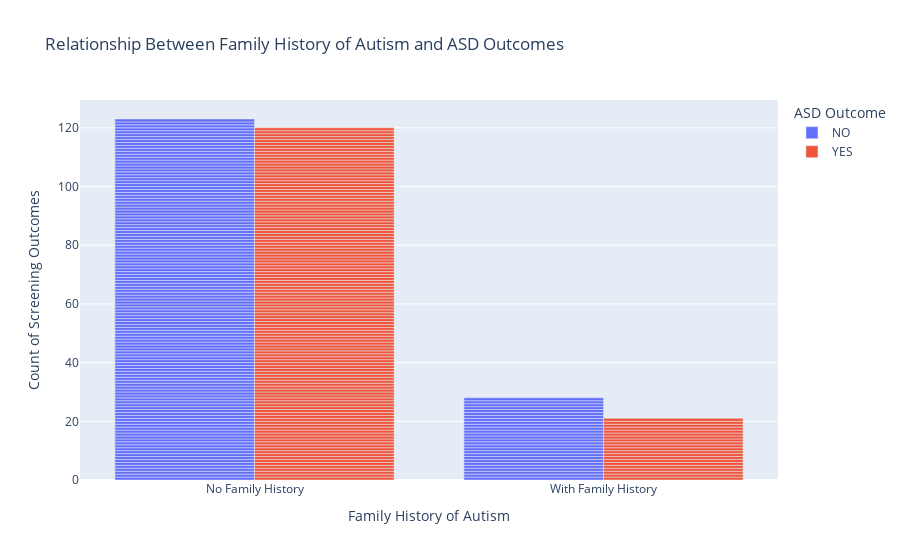

Notebook code for this chart:
### Markdown cell above
## Is there a relationship between family history of autism and the ASD screening outcomes?

### Code cell
# Create a new column for simplicity in plotting
autism_df['family_history'] = autism_df['austim'].apply(lambda x: 'With Family History' if x == 'yes' else 'No Family History')

# Create a stacked bar chart to visualize the relationship between family history and ASD outcomes
fig = px.bar(autism_df, x='family_history', color='ASD', 
             title='Relationship Between Family History of Autism and ASD Outcomes',
             labels={'family_history': 'Family History of Autism', 'ASD': 'ASD Screening Outcome'},
             barmode='group')

fig.update_layout(
    xaxis_title='Family History of Autism',
    yaxis_title='Count of Screening Outcomes',
    legend_title="ASD Outcome"
)
fig.show()

### Figure 1 — Plotly figure (JSON) as saved in the notebook; plotly's stock layout.template omitted (floating-point values rounded to 4 significant figures; data arrays with more than 128 entries replaced by an {"elided": "..."} marker saying what was removed)
{"data": [{"alignmentgroup": "True", "hovertemplate": "ASD Screening Outcome=NO<br>Family History of Autism=%{x}<br>count=%{y}<extra></extra>", "legendgroup": "NO", "marker": {"color": "#636efa", "pattern": {"shape": ""}}, "name": "NO", "offsetgroup": "NO", "orientation": "v", "showlegend": true, "textposition": "auto", "type": "bar", "x": {"elided": "151 str values"}, "xaxis": "x", "y": {"elided": "151 int values"}, "yaxis": "y"}, {"alignmentgroup": "True", "hovertemplate": "ASD Screening Outcome=YES<br>Family History of Autism=%{x}<br>count=%{y}<extra></extra>", "legendgroup": "YES", "marker": {"color": "#EF553B", "pattern": {"shape": ""}}, "name": "YES", "offsetgroup": "YES", "orientation": "v", "showlegend": true, "textposition": "auto", "type": "bar", "x": {"elided": "141 str values"}, "xaxis": "x", "y": {"elided": "141 int values"}, "yaxis": "y"}], "layout": {"barmode": "group", "legend": {"title": {"text": "ASD Outcome"}, "tracegroupgap": 0}, "title": {"text": "Relationship Between Family History of Autism and ASD Outcomes"}, "xaxis": {"anchor": "y", "domain": [0, 1], "title": {"text": "Family History of Autism"}}, "yaxis": {"anchor": "x", "domain": [0, 1], "title": {"text": "Count of Screening Outcomes"}}}}
